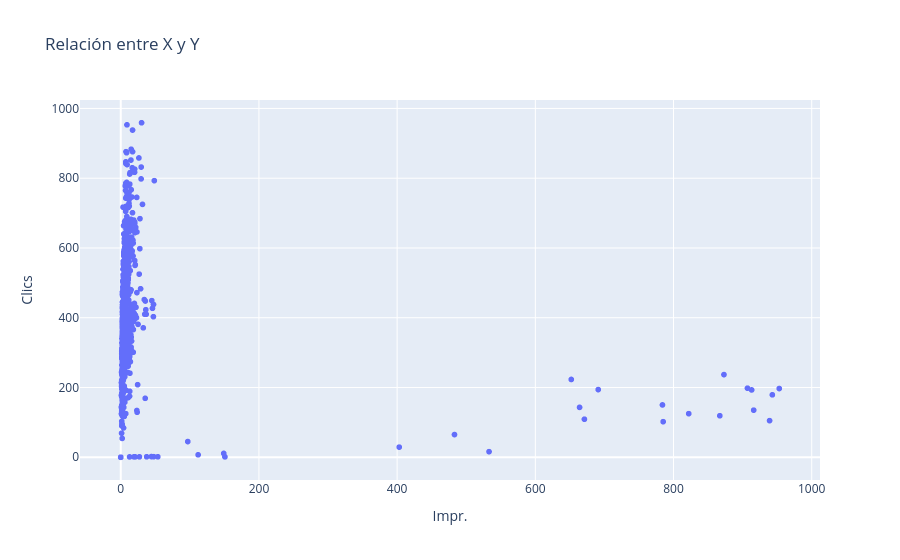

Here is the notebook cell this chart was saved with:
### Code cell
# Cambia 'columna_X' y 'columna_Y' por dos variables numéricas de tu tabla
fig_scatter = px.scatter(df, x="Impr.", y="Clics", title="Relación entre X y Y")
fig_scatter.show()

### Figure 1 — Plotly figure (JSON) as saved in the notebook; plotly's stock layout.template omitted (floating-point values rounded to 4 significant figures; data arrays with more than 128 entries replaced by an {"elided": "..."} marker saying what was removed)
{"data": [{"hovertemplate": "Impr.=%{x}<br>Clics=%{y}<extra></extra>", "legendgroup": "", "marker": {"color": "#636efa", "symbol": "circle"}, "mode": "markers", "name": "", "showlegend": false, "type": "scattergl", "x": {"elided": "1051 float values"}, "xaxis": "x", "y": {"elided": "1051 float values"}, "yaxis": "y"}], "layout": {"legend": {"tracegroupgap": 0}, "title": {"text": "Relación entre X y Y"}, "xaxis": {"anchor": "y", "domain": [0, 1], "title": {"text": "Impr."}}, "yaxis": {"anchor": "x", "domain": [0, 1], "title": {"text": "Clics"}}}}
